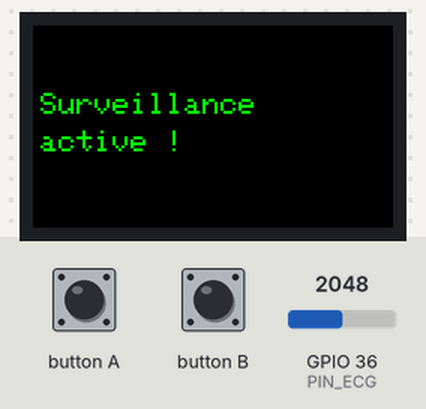
Bench run of a sketch on a simulated ESP32. Parts: 240×135 colour display. The inputs (shaded band) are chosen by the test bench; at power-on: GPIO 36 (PIN_ECG) = 2048. WiFi joins after 1.5 s; servers stay silent unless stated; no MQTT or app messages arrive unless stated; what the sketch prints to the serial monitor is not drawn.

Above: at 4.2 s.
At 6.3 s:
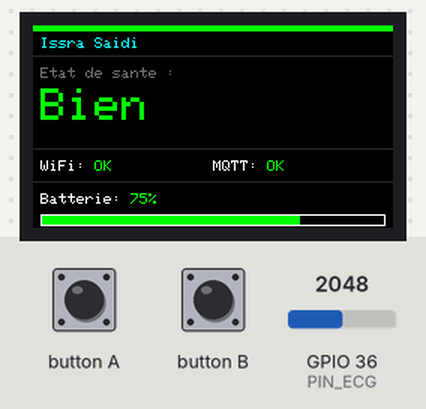
6.4 s: button B pulsed LOW 5 times (0.12 s each, 0.3 s apart)
At 8.1 s:
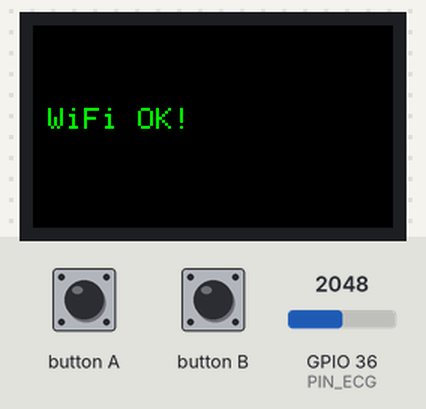
9.7 s: GPIO 36 (PIN_ECG) set to 846
11.4 s: GPIO 36 (PIN_ECG) set to 738
At 13.5 s:
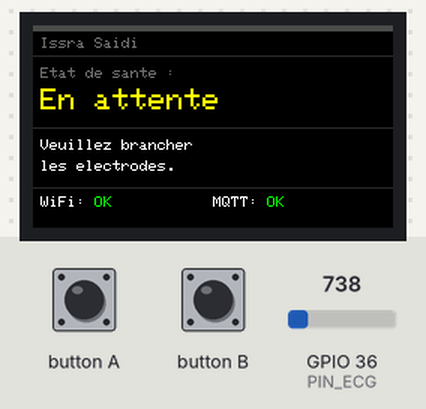
13.8 s: GPIO 36 (PIN_ECG) set to 840
At 15.3 s:
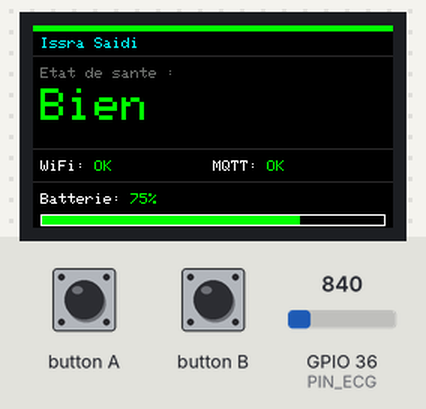
Timing chart, 0 to 16.8 s (numbered marks = the images above; inputs shaded):
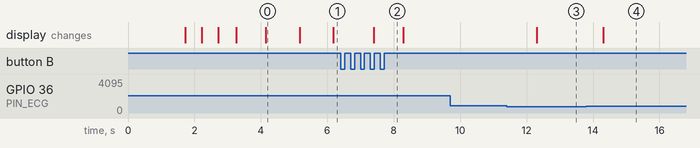

The sketch:

CODE-bRACELET.ino
```cpp
#include <M5StickCPlus.h>
#include <WiFi.h>
#include <WiFiClient.h>
#include <PubSubClient.h>
#include <ArduinoJson.h>

// ══════════════════════════════════════════
// CONFIGURATION
// ══════════════════════════════════════════
const char* SSID        = "TOPNET_LMLR";
const char* PASSWORD    = "ak49nj3dq8";
const char* MQTT_SERVER = "74.161.34.200";
const int   MQTT_PORT   = 1883;
const char* MQTT_USER   = "Issra";
const char* MQTT_PASS   = "Issra2026";
const char* TOPIC_ECG   = "ecg/data/ISSRA2026";
const char* TOPIC_ALERT = "ecg/alert/ISSRA2026";
const char* PATIENT     = "Issra Saidi";

// ══════════════════════════════════════════
// PINS
// ══════════════════════════════════════════
#define PIN_ECG      36   // G36/G25 ← AD8232 OUTPUT
#define PIN_LO_MINUS 26   // G26     ← AD8232 LO-

#define FS           250
#define INTERVAL_US  (1000000/FS)
#define BATCH_SIZE   25

// ══════════════════════════════════════════
// DÉTECTION ÉLECTRODE
// ── Méthode : on vérifie la valeur ADC
// ── Si pas d'électrode → ADC retourne 0 ou 4095
// ── Si électrode branchée → ADC retourne ~1400-2600
// ══════════════════════════════════════════
#define ECG_MIN_VALID  800    // valeur ADC minimum = électrode branchée
#define ECG_MAX_VALID  3900   // valeur ADC maximum = électrode branchée
#define CHECK_SAMPLES  10     // nombre de samples pour vérifier connexion

// ══════════════════════════════════════════
// VARIABLES GLOBALES
// ══════════════════════════════════════════
WiFiClient   wifiClient;
PubSubClient mqttClient(wifiClient);

int16_t batch[BATCH_SIZE];
int     batchIdx          = 0;
bool    alertActive       = false;
bool    electrodeOK       = false;  // ← état électrode
float   alertProba        = 0.0;
int     badSampleCount    = 0;      // compteur samples invalides
int     goodSampleCount   = 0;      // compteur samples valides

unsigned long lastSample    = 0;
unsigned long lastReconnect = 0;
unsigned long lastDisplay   = 0;
unsigned long lastMqttLoop  = 0;
unsigned long alertTime     = 0;

// ══════════════════════════════════════════
// VÉRIFICATION ÉLECTRODE via valeur ADC
// ══════════════════════════════════════════
bool checkElectrode(int adcValue) {
  // Si la valeur ADC est dans la plage normale → électrode branchée
  if (adcValue > ECG_MIN_VALID && adcValue < ECG_MAX_VALID) {
    goodSampleCount++;
    badSampleCount = 0;
    if (goodSampleCount >= CHECK_SAMPLES) {
      goodSampleCount = CHECK_SAMPLES; // cap
      return true;  // électrode OK
    }
  } else {
    // Valeur invalide (0 ou proche de 4095)
    badSampleCount++;
    goodSampleCount = 0;
    if (badSampleCount >= CHECK_SAMPLES) {
      badSampleCount = CHECK_SAMPLES; // cap
      return false; // électrode déconnectée
    }
  }
  return electrodeOK; // garder état précédent si pas encore décidé
}

// ══════════════════════════════════════════
// CONNEXION WIFI
// ══════════════════════════════════════════
void connectWiFi() {
  M5.Lcd.fillScreen(BLACK);
  M5.Lcd.setTextSize(2);
  M5.Lcd.setTextColor(CYAN);
  M5.Lcd.setCursor(10, 40);
  M5.Lcd.println("WiFi...");
  M5.Lcd.setTextSize(1);
  M5.Lcd.setTextColor(WHITE);
  M5.Lcd.setCursor(10, 70);
  M5.Lcd.println(SSID);
  WiFi.begin(SSID, PASSWORD);
  int t = 0;
  while (WiFi.status() != WL_CONNECTED && t < 20) {
    delay(500); t++;
    M5.Lcd.print(".");
  }
  if (WiFi.status() == WL_CONNECTED) {
    M5.Lcd.fillScreen(BLACK);
    M5.Lcd.setTextColor(GREEN);
    M5.Lcd.setTextSize(2);
    M5.Lcd.setCursor(10, 55);
    M5.Lcd.println("WiFi OK!");
  } else {
    M5.Lcd.fillScreen(BLACK);
    M5.Lcd.setTextColor(RED);
    M5.Lcd.setTextSize(2);
    M5.Lcd.setCursor(10, 55);
    M5.Lcd.println("WiFi FAIL");
  }
  delay(800);
}

// ══════════════════════════════════════════
// CONNEXION MQTT
// ══════════════════════════════════════════
void connectMQTT() {
  mqttClient.setServer(MQTT_SERVER, MQTT_PORT);
  mqttClient.setKeepAlive(60);
  mqttClient.setBufferSize(512);
  mqttClient.setCallback(onMessage);
  if (mqttClient.connect("M5StickC_Issra", MQTT_USER, MQTT_PASS)) {
    mqttClient.subscribe(TOPIC_ALERT);
    Serial.println("MQTT OK");
  } else {
    Serial.print("MQTT FAIL err=");
    Serial.println(mqttClient.state());
  }
}

// ══════════════════════════════════════════
// CALLBACK MQTT — alerte depuis Azure
// ══════════════════════════════════════════
void onMessage(char* topic, byte* payload, unsigned int length) {
  if (strcmp(topic, TOPIC_ALERT) == 0) {
    String msg = "";
    for (unsigned int i = 0; i < length; i++) msg += (char)payload[i];
    StaticJsonDocument<128> doc;
    deserializeJson(doc, msg);
    if ((doc["alert"] | 0) == 1) {
      alertActive = true;
      alertProba  = doc["proba"] | 0.0f;
      alertTime   = millis();
      Serial.println("ALERTE reçue !");
      for (int i = 0; i < 3; i++) {
        M5.Beep.tone(1000, 250); delay(350);
      }
      M5.Beep.mute();
    }
  }
}

// ══════════════════════════════════════════
// AFFICHAGE — EN ATTENTE (électrode non branchée)
// ══════════════════════════════════════════
void displayWaiting() {
  M5.Lcd.fillScreen(BLACK);
  M5.Lcd.fillRect(0, 0, 240, 4, 0x4A69);

  // Nom patient
  M5.Lcd.setTextSize(1);
  M5.Lcd.setTextColor(0x6B6D);
  M5.Lcd.setCursor(5, 8);
  M5.Lcd.println(PATIENT);
  M5.Lcd.drawLine(0, 20, 240, 20, 0x2945);

  // Titre état
  M5.Lcd.setTextSize(1);
  M5.Lcd.setTextColor(0x6B6D);
  M5.Lcd.setCursor(5, 28);
  M5.Lcd.println("Etat de sante :");

  // État en attente
  M5.Lcd.setTextSize(2);
  M5.Lcd.setTextColor(YELLOW);
  M5.Lcd.setCursor(5, 42);
  M5.Lcd.println("En attente");
  M5.Lcd.drawLine(0, 68, 240, 68, 0x2945);

  // Instruction
  M5.Lcd.setTextSize(1);
  M5.Lcd.setTextColor(WHITE);
  M5.Lcd.setCursor(5, 76);
  M5.Lcd.println("Veuillez brancher");
  M5.Lcd.setCursor(5, 90);
  M5.Lcd.println("les electrodes.");

  // WiFi + MQTT
  M5.Lcd.drawLine(0, 108, 240, 108, 0x2945);
  M5.Lcd.setCursor(5, 114);
  M5.Lcd.setTextColor(WHITE);
  M5.Lcd.print("WiFi: ");
  M5.Lcd.setTextColor(WiFi.status() == WL_CONNECTED ? GREEN : RED);
  M5.Lcd.print(WiFi.status() == WL_CONNECTED ? "OK" : "--");
  M5.Lcd.setTextColor(WHITE);
  M5.Lcd.setCursor(120, 114);
  M5.Lcd.print("MQTT: ");
  M5.Lcd.setTextColor(mqttClient.connected() ? GREEN : RED);
  M5.Lcd.println(mqttClient.connected() ? "OK" : "--");
}

// ══════════════════════════════════════════
// AFFICHAGE — TOUT VA BIEN
// ══════════════════════════════════════════
void displayNormal() {
  M5.Lcd.fillScreen(BLACK);
  M5.Lcd.fillRect(0, 0, 240, 4, GREEN);

  // Nom patient
  M5.Lcd.setTextSize(1);
  M5.Lcd.setTextColor(CYAN);
  M5.Lcd.setCursor(5, 8);
  M5.Lcd.println(PATIENT);
  M5.Lcd.drawLine(0, 20, 240, 20, 0x2945);

  // Titre état
  M5.Lcd.setTextSize(1);
  M5.Lcd.setTextColor(0x6B6D);
  M5.Lcd.setCursor(5, 28);
  M5.Lcd.println("Etat de sante :");

  // État bien
  M5.Lcd.setTextSize(3);
  M5.Lcd.setTextColor(GREEN);
  M5.Lcd.setCursor(5, 42);
  M5.Lcd.println("Bien");
  M5.Lcd.drawLine(0, 82, 240, 82, 0x2945);

  // WiFi + MQTT
  M5.Lcd.setTextSize(1);
  M5.Lcd.setCursor(5, 90);
  M5.Lcd.setTextColor(WHITE);
  M5.Lcd.print("WiFi: ");
  M5.Lcd.setTextColor(WiFi.status() == WL_CONNECTED ? GREEN : RED);
  M5.Lcd.print(WiFi.status() == WL_CONNECTED ? "OK" : "--");
  M5.Lcd.setTextColor(WHITE);
  M5.Lcd.setCursor(120, 90);
  M5.Lcd.print("MQTT: ");
  M5.Lcd.setTextColor(mqttClient.connected() ? GREEN : RED);
  M5.Lcd.println(mqttClient.connected() ? "OK" : "--");
  M5.Lcd.drawLine(0, 104, 240, 104, 0x2945);

  // Batterie
  float bat = M5.Axp.GetBatVoltage();
  int   pct = constrain((int)((bat - 3.0) / (4.2 - 3.0) * 100), 0, 100);
  M5.Lcd.setTextColor(WHITE);
  M5.Lcd.setCursor(5, 112);
  M5.Lcd.print("Batterie: ");
  M5.Lcd.setTextColor(pct > 50 ? GREEN : pct > 20 ? YELLOW : RED);
  M5.Lcd.print(pct);
  M5.Lcd.println("%");
  int bw = (pct * 230) / 100;
  M5.Lcd.drawRect(5, 126, 230, 8, WHITE);
  if (bw > 0) M5.Lcd.fillRect(6, 127, bw, 6,
    pct > 50 ? GREEN : pct > 20 ? YELLOW : RED);
}

// ══════════════════════════════════════════
// AFFICHAGE — ALERTE
// ══════════════════════════════════════════
void displayAlert() {
  static bool toggle = false;
  toggle = !toggle;
  M5.Lcd.fillScreen(toggle ? 0xA000 : 0xC000);
  M5.Lcd.fillRect(0, 0, 240, 4, 0x8000);
  M5.Lcd.setTextColor(WHITE);

  M5.Lcd.setTextSize(2);
  M5.Lcd.setCursor(30, 8);
  M5.Lcd.println("ALERTE !");
  M5.Lcd.drawLine(0, 32, 240, 32, WHITE);

  M5.Lcd.setTextSize(1);
  M5.Lcd.setCursor(5, 38);
  M5.Lcd.println(PATIENT);
  M5.Lcd.setCursor(5, 52);
  M5.Lcd.println("Activite inhabituelle");
  M5.Lcd.setCursor(5, 64);
  M5.Lcd.println("detectee.");
  M5.Lcd.drawLine(0, 78, 240, 78, WHITE);

  M5.Lcd.setTextColor(CYAN);
  M5.Lcd.setCursor(5, 86);
  M5.Lcd.println("Restez calme.");
  M5.Lcd.setCursor(5, 98);
  M5.Lcd.println("Aide en route.");
  M5.Lcd.setCursor(5, 110);
  M5.Lcd.println("Tout ira bien.");

  M5.Lcd.setTextColor(WHITE);
  int sec = (millis() - alertTime) / 1000;
  M5.Lcd.setCursor(150, 98);
  M5.Lcd.print("Il y a:");
  M5.Lcd.setCursor(150, 110);
  M5.Lcd.print(sec); M5.Lcd.print("s");

  M5.Beep.tone(600, 80); delay(120); M5.Beep.mute();
}

// ══════════════════════════════════════════
// SETUP
// ══════════════════════════════════════════
void setup() {
  M5.begin();
  M5.Lcd.setRotation(3);
  M5.Lcd.fillScreen(BLACK);
  M5.Axp.ScreenBreath(80);
  M5.Beep.begin();
  Serial.begin(115200);

  // GPIO36 = entrée analogique uniquement
  // GPIO26 = entrée digitale LO-
  pinMode(PIN_LO_MINUS, INPUT);
  analogSetAttenuation(ADC_11db);  // ← plage 0-3.3V pour ADC

  // Écran démarrage
  M5.Lcd.fillRect(0, 0, 240, 4, CYAN);
  M5.Lcd.setTextColor(CYAN);
  M5.Lcd.setTextSize(2);
  M5.Lcd.setCursor(10, 30);
  M5.Lcd.println("Surveillance");
  M5.Lcd.setCursor(10, 55);
  M5.Lcd.println("Cardiaque");
  M5.Lcd.setTextSize(1);
  M5.Lcd.setTextColor(WHITE);
  M5.Lcd.setCursor(10, 90);
  M5.Lcd.println(PATIENT);
  delay(1500);

  connectWiFi();
  connectMQTT();

  M5.Lcd.fillScreen(BLACK);
  M5.Lcd.setTextColor(GREEN);
  M5.Lcd.setTextSize(2);
  M5.Lcd.setCursor(5, 45);
  M5.Lcd.println("Surveillance");
  M5.Lcd.setCursor(5, 70);
  M5.Lcd.println("active !");
  delay(1000);
}

// ══════════════════════════════════════════
// LOOP
// ══════════════════════════════════════════
void loop() {
  M5.update();

  // MQTT loop toutes les 50ms
  unsigned long now_ms = millis();
  if (now_ms - lastMqttLoop >= 50) {
    lastMqttLoop = now_ms;
    if (mqttClient.connected()) {
      mqttClient.loop();
    } else {
      if (now_ms - lastReconnect > 5000) {
        lastReconnect = now_ms;
        connectMQTT();
      }
    }
  }

  // Acquisition 250 Hz
  unsigned long now_us = micros();
  if (now_us - lastSample < INTERVAL_US) return;
  lastSample = now_us;

  // Lecture ADC
  int ecgVal = analogRead(PIN_ECG);

  // ← Détection électrode par valeur ADC
  electrodeOK = checkElectrode(ecgVal);

  // Envoi MQTT seulement si électrode branchée
  if (electrodeOK) {
    // Filtre médian 3 points
    static int prev[2] = {0, 0};
    int vals[3] = {prev[0], prev[1], ecgVal};
    for (int i = 0; i < 2; i++) {
      if (vals[i] > vals[i+1]) {
        int t = vals[i]; vals[i] = vals[i+1]; vals[i+1] = t;
      }
    }
    prev[0] = prev[1]; prev[1] = ecgVal;

    batch[batchIdx++] = vals[1];

    if (batchIdx >= BATCH_SIZE) {
      batchIdx = 0;
      if (mqttClient.connected()) {
        String payload = "{\"b\":[";
        for (int i = 0; i < BATCH_SIZE; i++) {
          payload += String(batch[i]);
          if (i < BATCH_SIZE - 1) payload += ",";
        }
        payload += "],\"code\":\"ISSRA2026\",\"t\":" + String(millis()) + "}";
        mqttClient.publish(TOPIC_ECG, payload.c_str());
        Serial.print(".");
      }
    }
  } else {
    batchIdx = 0; // reset batch si électrode déconnectée
  }

  // Affichage toutes les secondes
  if (millis() - lastDisplay > 1000) {
    lastDisplay = millis();

    // Debug Serial
    Serial.print("ADC="); Serial.print(ecgVal);
    Serial.print(" electrodeOK="); Serial.println(electrodeOK);

    if (alertActive) {
      displayAlert();            // 🔴 Alerte Azure
    } else if (!electrodeOK) {
      displayWaiting();          // ⏳ Électrode non branchée
    } else {
      displayNormal();           // 💚 Tout va bien
    }
  }

  // Bouton A : annuler alerte / toggle écran
  if (M5.BtnA.wasPressed()) {
    if (alertActive) {
      alertActive = false;
      M5.Beep.mute();
      M5.Lcd.fillScreen(BLACK);
      M5.Lcd.setTextColor(GREEN);
      M5.Lcd.setTextSize(2);
      M5.Lcd.setCursor(10, 50);
      M5.Lcd.println("Compris.");
      M5.Lcd.setTextSize(1);
      M5.Lcd.setCursor(10, 80);
      M5.Lcd.println("Retour surveillance...");
      delay(1500);
    } else {
      static bool screenOn = true;
      screenOn = !screenOn;
      M5.Axp.SetLDO2(screenOn);
    }
  }

  // Bouton B : reconnexion
  if (M5.BtnB.wasPressed()) {
    M5.Lcd.fillScreen(BLACK);
    M5.Lcd.setTextColor(YELLOW);
    M5.Lcd.setTextSize(2);
    M5.Lcd.setCursor(5, 55);
    M5.Lcd.println("Reconnexion...");
    connectWiFi();
    connectMQTT();
  }

}
```

Measured:
- the behaviour switches between 801 and 800 on GPIO 36 (PIN_ECG) (found by bisection; images 2 and 3)
- after the input at 6.4 s, the display: changes after 1.0 s (image 2)
- after the input at 9.7 s, every drawn part: stays the same
- after the input at 11.4 s, the display: changes after 0.91 s (image 3)
- after the input at 13.8 s, the display: changes after 0.51 s (image 4)
- what the display in image 0 shows lasts 1.1 s, from 4.1 s to 5.2 s
